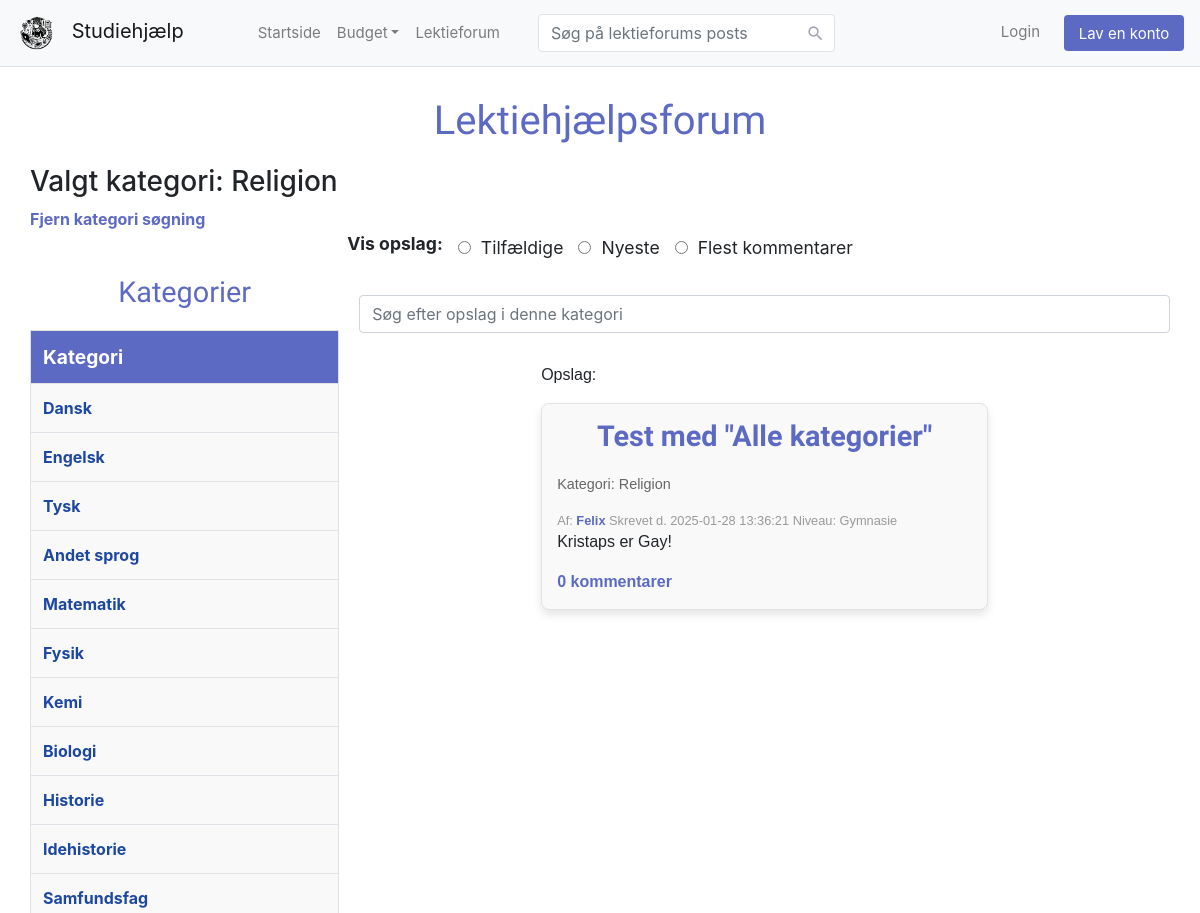
The page /lektiehjælp/Religion (signed in, upper part) on the database as committed earlier.
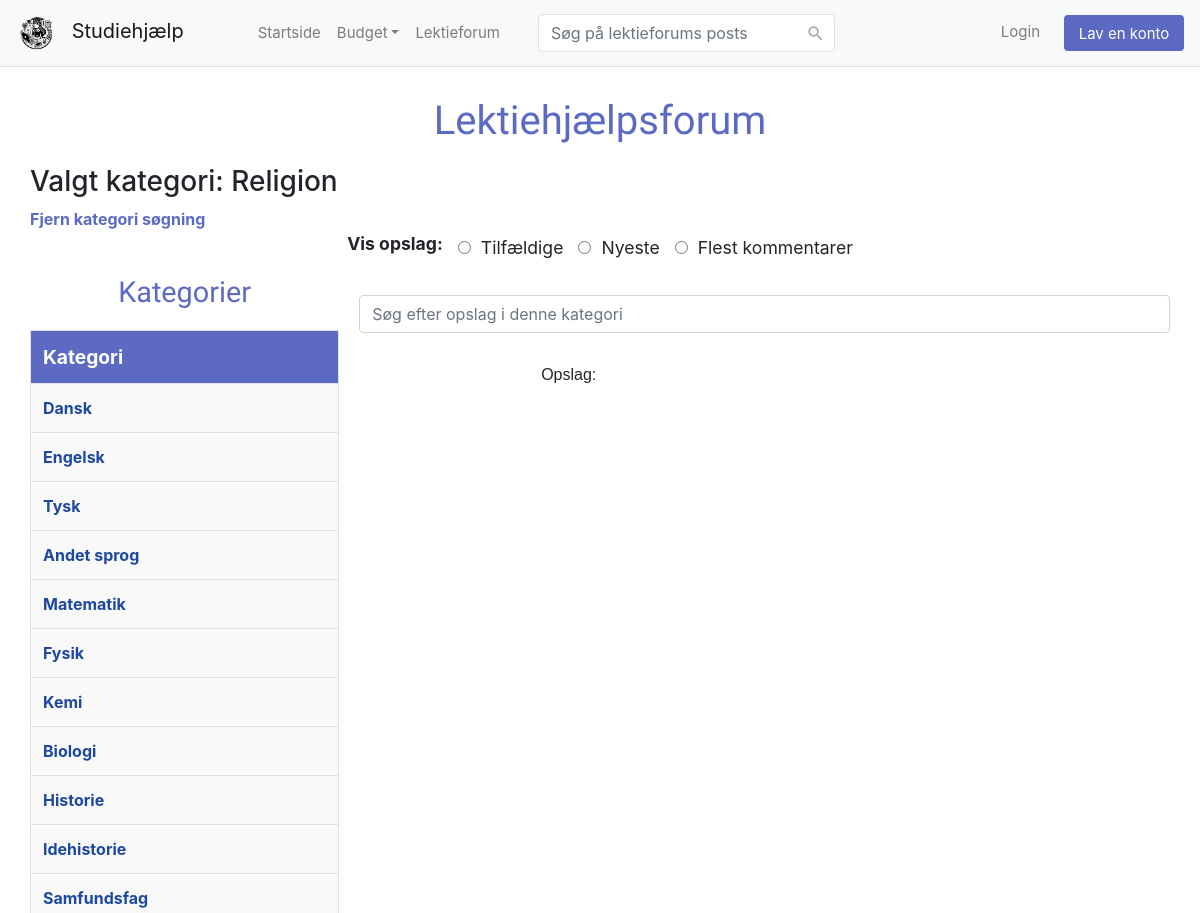
The same page on the database as committed later.
### tables this page shows
CREATE TABLE category (
    id          INTEGER NOT NULL,
    name        TEXT NOT NULL,
    PRIMARY KEY(id AUTOINCREMENT)
);

CREATE TABLE publicMessages (
    id          INTEGER NOT NULL,
    senderid    INTEGER NOT NULL,
    header      TEXT NOT NULL,
    message     TEXT NOT NULL,
    categoryid  INTEGER NOT NULL,
    date        DATE NOT NULL,
    picturename TEXT,
    PRIMARY KEY(id AUTOINCREMENT),
    FOREIGN KEY(senderid) REFERENCES people(id),
    FOREIGN KEY(categoryid) REFERENCES category(id)
);

CREATE TABLE people (
    id              INTEGER NOT NULL,
    username        TEXT NOT NULL,
    grade           TEXT NOT NULL,
    filename        TEXT,
    PRIMARY KEY(id AUTOINCREMENT)
);

### app.py (the view)
@app.route("/lektiehjælp/<category>")
def lektiehjælp_category(category):
    search = request.args.get("search")
    searchcriteria = request.args.get("searchcriteria")
    if searchcriteria == "newest":
        order = "date DESC"
    elif searchcriteria == "popular":
        order = "comment_count DESC"
    else:
        order = "RANDOM()"
    if search and search != "None":
        where = "AND (message LIKE ? OR header LIKE ?)"
    else:
        where = ""
    conn = sqlite3.connect("database.db")
    conn.row_factory = sqlite3.Row
    cur = conn.cursor()
    rows = cur.execute("SELECT name FROM category")
    categories = [dict(row) for row in rows.fetchall()]
    rows = cur.execute(f"""SELECT publicMessages.id AS id, username, header, message, category.name AS category_name, picturename, date, people.grade AS grade,
                            (SELECT COUNT(*) FROM comments WHERE messageid = publicMessages.id) AS comment_count
                            FROM publicMessages JOIN people ON publicMessages.senderid = people.id JOIN category ON publicMessages.categoryid = category.id
                            WHERE category_name = ? {where} ORDER BY {order} LIMIT 20""", (category, f"%{search}%", f"%{search}%") if where else (category,))
    posts = [dict(row) for row in rows]
    conn.close()
    return render_template("lektiehjælp_category.html", posts=posts, categories=categories, category=category)

### app.py (called while the page is built)
@app.after_request
def after_request(response):
    response.headers["Cache-Control"] = "no-cache, no-store, must-revalidate"
    response.headers["Expires"] = 0
    response.headers["Pragma"] = "no-cache"
    return response

### templates/lektiehjælp_category.html (shortened to what this page needs)
{% extends "layout.html" %}
{% block body %}
    <div class="lektiehjælp">
        <h1>Lektiehjælpsforum</h1>
        <h3>Valgt kategori: {{ category }}</h3>
        <a href="/lektiehjælp">Fjern kategori søgning</a>
        <form action="/lektiehjælp/{{ category }}" method="get" style="margin-bottom: 10px;">
            <label>Vis opslag:</label>
            <input type="radio" name="searchcriteria" value="random" {% if request.args.get('searchcriteria') == 'random' %}checked{% endif %} onchange="this.form.submit()"> Tilfældige
            <input type="radio" name="searchcriteria" value="newest" {% if request.args.get('searchcriteria') == 'newest' %}checked{% endif %} onchange="this.form.submit()"> Nyeste
            <input type="radio" name="searchcriteria" value="popular" {% if request.args.get('searchcriteria') == 'popular' %}checked{% endif %} onchange="this.form.submit()"> Flest kommentarer
        </form>
        <div style="display: flex; align-items: flex-start; gap: 20px;">
            <div>
                <h2>Kategorier</h2>
                <table border="1">
                    <thead>
                        <tr>
                            <th>Kategori</th>
                        </tr>
                    </thead>
                    <tbody>
                        {% for cat in categories %}
                        <tr>
                            <td><a href="/lektiehjælp/{{ cat.name }}">{{ cat.name }}</a></td>
                        </tr>
                        {% endfor %}
                    </tbody>
                </table>
            </div>
            <div style="flex-grow: 1;">
                <form action="/lektiehjælp/{{ category }}" method="get" style="margin-bottom: 30px; text-align: center;">
                    <input autocomplete="off" type="text" class="form-control" name="search"
                        placeholder="Søg efter opslag i denne kategori"
                        value="{{ request.args.get('search') or '' }}">
                </form>
                <div class="posts-container" style="margin-top: 20px;">
                    {% include "posts.html" %}
                </div>
            </div>
        </div>
    </div>
{% endblock %}

### templates/layout.html (shortened to what this page needs)
<!DOCTYPE html>
<html lang="da">
    <head>
        <link rel="stylesheet" href="/static/styles.css">
        <link rel="stylesheet" href="https://stackpath.bootstrapcdn.com/bootstrap/4.5.0/css/bootstrap.min.css">
        <link rel="stylesheet" href="https://maxcdn.bootstrapcdn.com/font-awesome/4.7.0/css/font-awesome.min.css">
    </head>
    <body>
        <nav class="navbar navbar-expand-lg navbar-light bg-light">
            <a href="/" class="navbar-brand">
                <img src="/static/Logo.png" alt="Logo" style="height: 40px; margin-right: 10px;">
                Studiehjælp
            </a>
            <div id="navbarCollapse" class="collapse navbar-collapse justify-content-start">
                <div class="navbar-nav">
                    <a href="/" class="nav-item nav-link">Startside</a>
                    <div class="nav-item dropdown">
                        <a href="#" data-toggle="dropdown" class="nav-item nav-link dropdown-toggle">Budget</a>
                    </div>
                    <a href="/lektiehjælp" class="nav-item nav-link">Lektieforum</a>
                </div>
                <form action="/lektiehjælp" class="navbar-form form-inline" method="get">
                    <div class="input-group search-box">
                        <input autocomplete="off" type="text" id="search" class="form-control" name="search" placeholder="Søg på lektieforums posts" value="{{ request.args.get('search') or '' }}">
                        <div class="input-group-append">
                            <span class="input-group-text"><i class="material-icons">&#xE8B6;</i></span>
                        </div>
                    </div>
                </form>
                <div class="navbar-nav action-buttons ml-auto">
                    {% if session["user_id"] %}
                        <a href="/logout" class="btn">Log ud</a>
                        <a href="/myaccount" class="btn btn-primary">Min konto</a>
                    {% else %}
                        <a href="#" data-toggle="dropdown" class="nav-item nav-link dropdown-toggle mr-3">Login</a>
                        <a href="/register" class="btn btn-primary">Lav en konto</a>
                    {% endif %}
                </div>
            </div>
        </nav>
        <div class="content">
            {% block body %}{% endblock %}
        </div>
    </body>
</html>

### templates/posts.html (shortened to what this page needs)
<div class="posts-container">
    <p>Opslag:</p>
    {% for post in posts %}
        <div class="post">
            <div class="post-header">
                <h2><a href="/post/{{ post.id }}">{{ post.header }}</a></h2>
                <p class="category">Kategori: {{ post.category_name }}</p>
            </div>
            <div class="post-meta">
                <span class="username">Af: <a href="{% if post.username != 'Slettet' %}/accounts/{{ post.username }} {% else %}#{% endif %}">{{ post.username }}</a></span>
                <span class="date">Skrevet d. {{ post.date }}</span>
                <span class="grade">Niveau: {{ post.grade }}</span>
            </div>
            <div class="post-content">
                <p>{{ post.message }}</p>
            </div>
            <div class="post-footer">
                <a href="/post/{{ post.id }}"><span class="comments">{{ post.comment_count }} kommentarer</span></a>
            </div>
        </div>
    {% endfor %}
</div>

### static/styles.css (style rules this page uses)
body { font-family: 'Varela Round', sans-serif; background-image: var(--body-bg); height: 100vh; margin: 0; display: block; }
.form-control { box-shadow: none; border-radius: 4px; }
.content { margin: 20px; padding: 10px; }
.navbar { background: #fff; padding-left: 16px; padding-right: 16px; border-bottom: 1px solid #dfe3e8; border-radius: 0; position: fixed; }
.navbar .navbar-brand { padding-left: 0; font-size: 20px; padding-right: 50px; }
.navbar .form-inline { display: inline-block; }
.navbar .navbar-nav { position: relative; }
.navbar a, .navbar a:active { color: #888; font-size: 15px; background: transparent; }
.search-box { position: relative; }
.search-box input { padding-right: 35px; border-color: #dfe3e8; border-radius: 4px !important; box-shadow: none }
.search-box .input-group-text { min-width: 35px; border: none; background: transparent; position: absolute; right: 0; z-index: 9; padding: 7px; height: 100%; }
.search-box i { color: #a0a5b1; font-size: 19px; }
.navbar .btn-primary, .navbar .btn-primary:active { color: #fff; background: #5c6ac4 !important; padding-top: 8px; padding-bottom: 6px; border-radius: 4px; vertical-align: middle; border: none; min-width: 120px; margin: 2px 0; }
.navbar .action-buttons .dropdown-toggle::after { display: none; }
.navbar .navbar-form { border: none; }
@media (min-width: 1200px) { .form-inline .input-group { width: 300px; margin-left: 30px; } }

### templates/posts.html (style rules this page uses)
.posts-container { width: 100%; max-width: 1600px; margin: auto; font-family: Arial, sans-serif; padding: 0 20px; }

### templates/lektiehjælp_category.html (style rules this page uses)
.lektiehjælp h1, .lektiehjælp h2 { color: #5c6ac4; font-family: 'Varela Round', sans-serif; text-align: center; margin-bottom: 20px; }
.lektiehjælp h1 { font-size: 2.5em; }
.lektiehjælp h2 { font-size: 1.8em; }
.lektiehjælp form { display: flex; justify-content: center; align-items: center; gap: 10px; font-size: 1.1em; }
.lektiehjælp form label { font-weight: bold; }
.lektiehjælp input[type="radio"] { margin-left: 5px; }
.lektiehjælp a { color: #5c6ac4; text-decoration: none; font-weight: bold; }
.lektiehjælp .posts-container { width: 80%; margin: 30px auto; }
.lektiehjælp table { width: 100%; border-collapse: collapse; margin-top: 20px; }
.lektiehjælp th, .lektiehjælp td { border: 1px solid #dfe3e8; padding: 12px; text-align: left; }
.lektiehjælp th { background-color: #5c6ac4; color: #fff; font-size: 1.2em; }
.lektiehjælp td { background-color: #f9f9f9; font-size: 1em; }
.lektiehjælp td a { color: #1D48A0; }

Rows that differ between the two databases and show on the page:
removed publicMessages: header "Test med \"Alle kategorier\"", category_name "Religion", username "Felix", date "2025-01-28 13:36:21", grade "Gymnasie", message "Kristaps er Gay!", comment_count "0"
